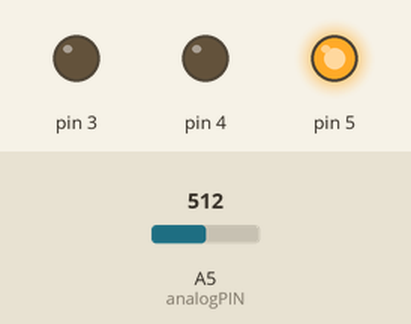
This sketch was run on a simulated Arduino Uno, built with avr-gcc and run on an emulated ATmega328P. Shown: output pins drawn as LEDs (lit = HIGH). The test bench sets the inputs (shaded band); at power-on: A5 (analogPIN) = 512.

Above: at 1.2 s.
1.3 s: A5 (analogPIN) set to 177
2.8 s: A5 (analogPIN) set to 156
At 3.2 s:
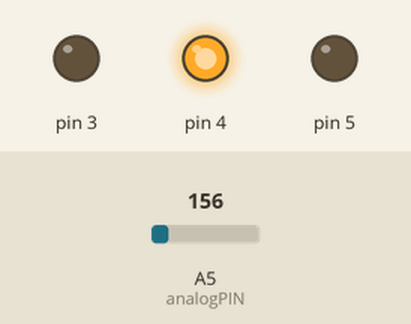
4.3 s: A5 (analogPIN) set to 131
5.8 s: A5 (analogPIN) set to 109
At 6.7 s:
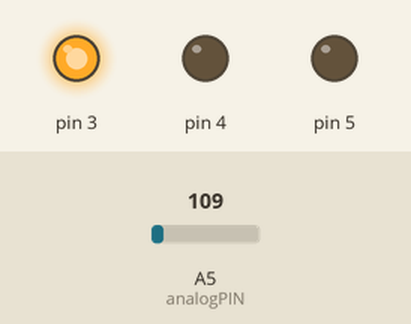
7.3 s: A5 (analogPIN) set to 306
At 7.8 s:
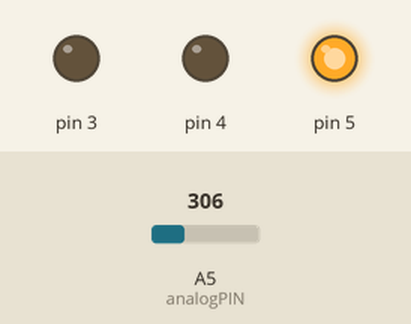
8.8 s: A5 (analogPIN) set to 122
At 10.1 s:
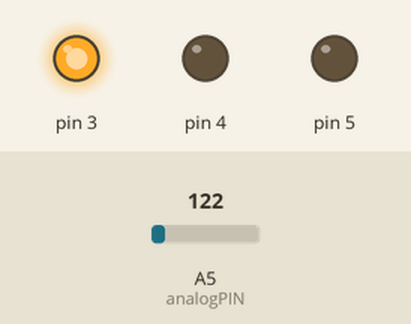
Timing chart, 0 to 11.3 s (numbered marks = the images above; inputs shaded):
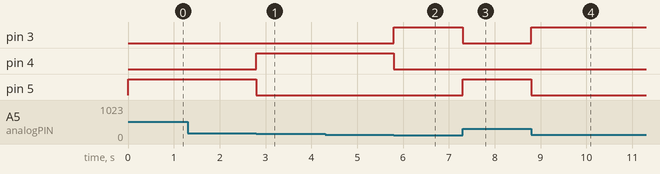

Measured:
- the behaviour switches between 164 and 163 on A5 (analogPIN) (found by bisection; images 0 and 1)
- the behaviour switches between 123 and 122 on A5 (analogPIN) (found by bisection; images 1 and 2)
- after the input at 1.3 s, every drawn part: stays the same
- after the input at 2.8 s, pin 4: LOW → HIGH at once; pin 5: HIGH → LOW at once
- after the input at 4.3 s, every drawn part: stays the same
- after the input at 5.8 s, pin 3: LOW → HIGH at once; pin 4: HIGH → LOW at once
- after the input at 7.3 s, pin 3: HIGH → LOW at once; pin 5: LOW → HIGH at once
- after the input at 8.8 s, pin 3: LOW → HIGH at once; pin 5: HIGH → LOW at once

The sketch:

Ex1bLED.ino
```cpp
#define LED_AZUL 3
#define LED_VERDE 4
#define LED_VERM 5
#define analogPIN A5
void setup(){
pinMode(3, OUTPUT);
pinMode(4, OUTPUT);
pinMode(5, OUTPUT);

}

void loop(){
  int val = analogRead(A5);
  val = map(val, 20, 358, -40, 125);

  if(val<10){
    digitalWrite(3, HIGH);
  	digitalWrite(4, LOW);
    digitalWrite(5, LOW);}

  if((val>=10) && (val<30)){
    digitalWrite(4, HIGH);
  	digitalWrite(3, LOW);
    digitalWrite(5, LOW);}

  if(val>=30){
    digitalWrite(5, HIGH);
    digitalWrite(3, LOW);
    digitalWrite(4, LOW);}
}
```
